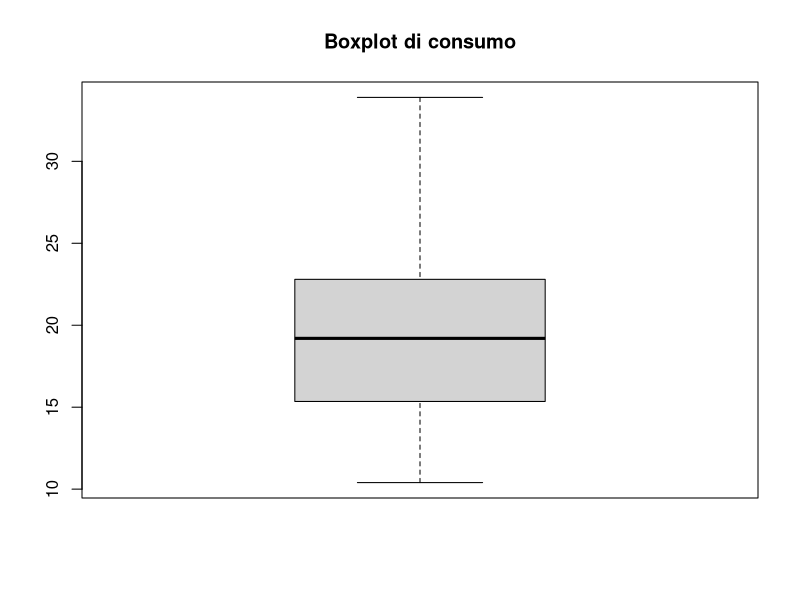
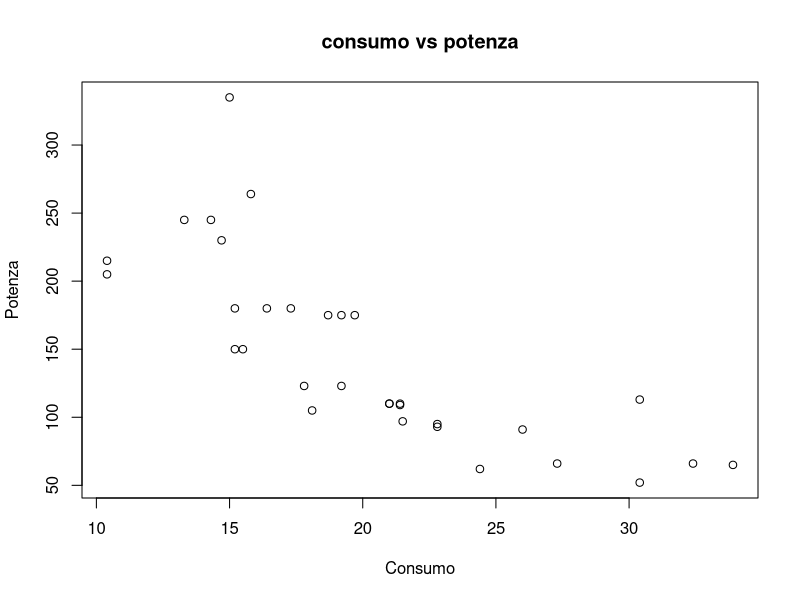
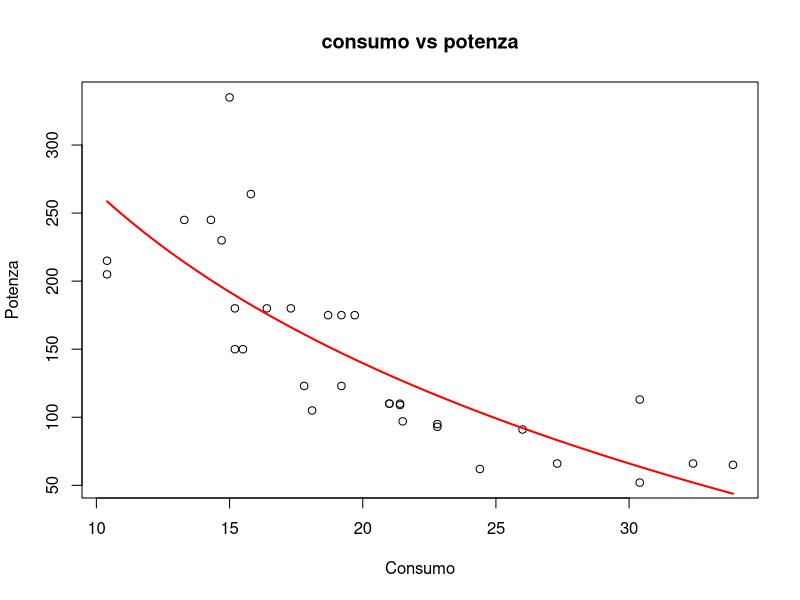
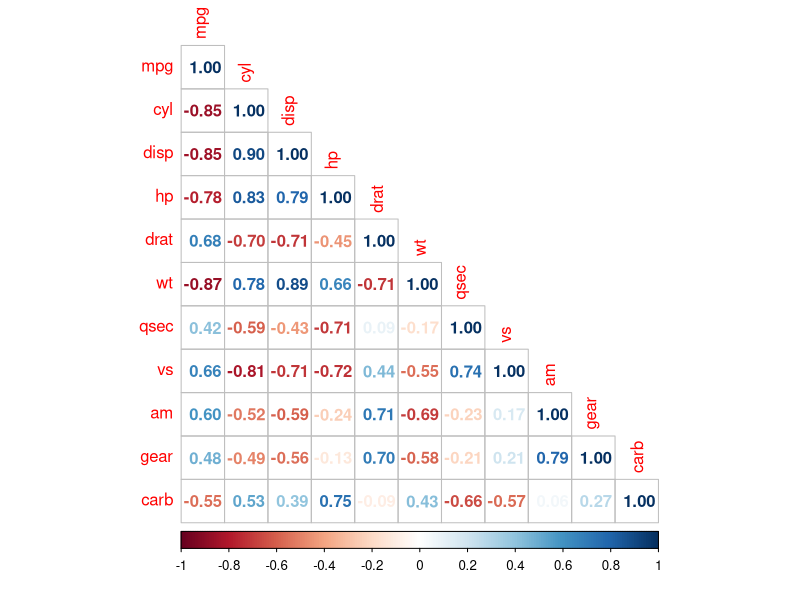

The R source for these figures, in order:
## ---- chunk 1
library(corrplot)
library(data.table)

## ---- chunk 2
printn <- function(..., mode = "", sameLn=FALSE) {
  endColumn = ifelse(sameLn == T, "", "\n")
  if (mode == "") {
    cat(..., endColumn)
  } else {
    cat(paste0("\033[", mode, "m"), ..., "\033[0m", endColumn, sep = "")
  }
}
## ---- chunk 3
data("mtcars")
head(mtcars)
## ---- chunk 4
str(mtcars)
## ---- chunk 5
help(mtcars)
## ---- chunk 6
which(is.na(mtcars))
## ---- chunk 7
to_factorize = c('cyl', 'hp', 'vs', 'am', 'gear', 'carb')
mtcars_factorized <- unserialize(serialize(mtcars, NULL))

for(i in to_factorize) {
  name = paste(i, '_factorized')
  printn(i, mode="1;36")
  mtcars_factorized[[name]] = factor(mtcars[[i]])
  printn(mtcars_factorized[[i]])
}
## ---- chunk 8
to_describe = c('mpg', 'cyl', 'disp', 'hp', 'drat', 'wt', 'qsec', 'gear', 'carb')
for (i in to_describe){
  curcol = mtcars_factorized[[i]]
  printn(i, mode="1;36")
  summary = summary(curcol)
  for (name in names(summary)) {
    printn("\033[1m",name,"\033[0m", ":", summary[[name]])
  }
  printn('\033[1mDeviazione Standard\033[0m: ', sd(curcol))
  printn('\033[1mRange\033[0m: ', diff(range(curcol)))
  printn('------------------------------------------')
}
## ---- chunk 9
for (i in to_describe){
  printn(i, mode="1;36")
  outliers = boxplot(mtcars_factorized[[i]], plot=F)$out
  message = paste('sono presenti i seguenti outliers: ', outliers, sep = ' ')
  if(length(outliers) == 0) {
    printn('Non sono presnti outliers', mode="1")
  } else {
    printn("sono presenti i seguenti outlier: ", mode="1", sameLn = T)
    printn(paste(outliers, sep = ", "))
  }
  printn('-------------------')
}
## ---- chunk 10
boxplot(mtcars$mpg, main="Boxplot di consumo")
## ---- chunk 11
plot(mtcars_factorized$mpg, mtcars_factorized$hp, main="consumo vs potenza", xlab="Consumo", ylab="Potenza")
## ---- chunk 12
modello <- lm(hp ~ log(mpg), data = mtcars_factorized)
modello

summary_model = summary(modello)
m = summary_model$coefficients[, 1][['log(mpg)']]
q = summary_model$coefficients[, 1][['(Intercept)']]
## ---- chunk 13
plot(mtcars_factorized$mpg, mtcars_factorized$hp, main="consumo vs potenza", xlab="Consumo", ylab="Potenza")
curve(q + m * log(x), 
      add = TRUE, col = "red", lwd = 2)
## ---- chunk 14
cormap = cor(mtcars, use = "complete.obs")
corrplot(cormap, 
         method = "number",    
         type = "lower", 
         number.cex = 1.0)
## ---- chunk 15
cormap[1:5, 'mpg']
## ---- chunk 16
mod = lm(mpg ~ wt + hp + cyl, data = mtcars)
summary(mod)
